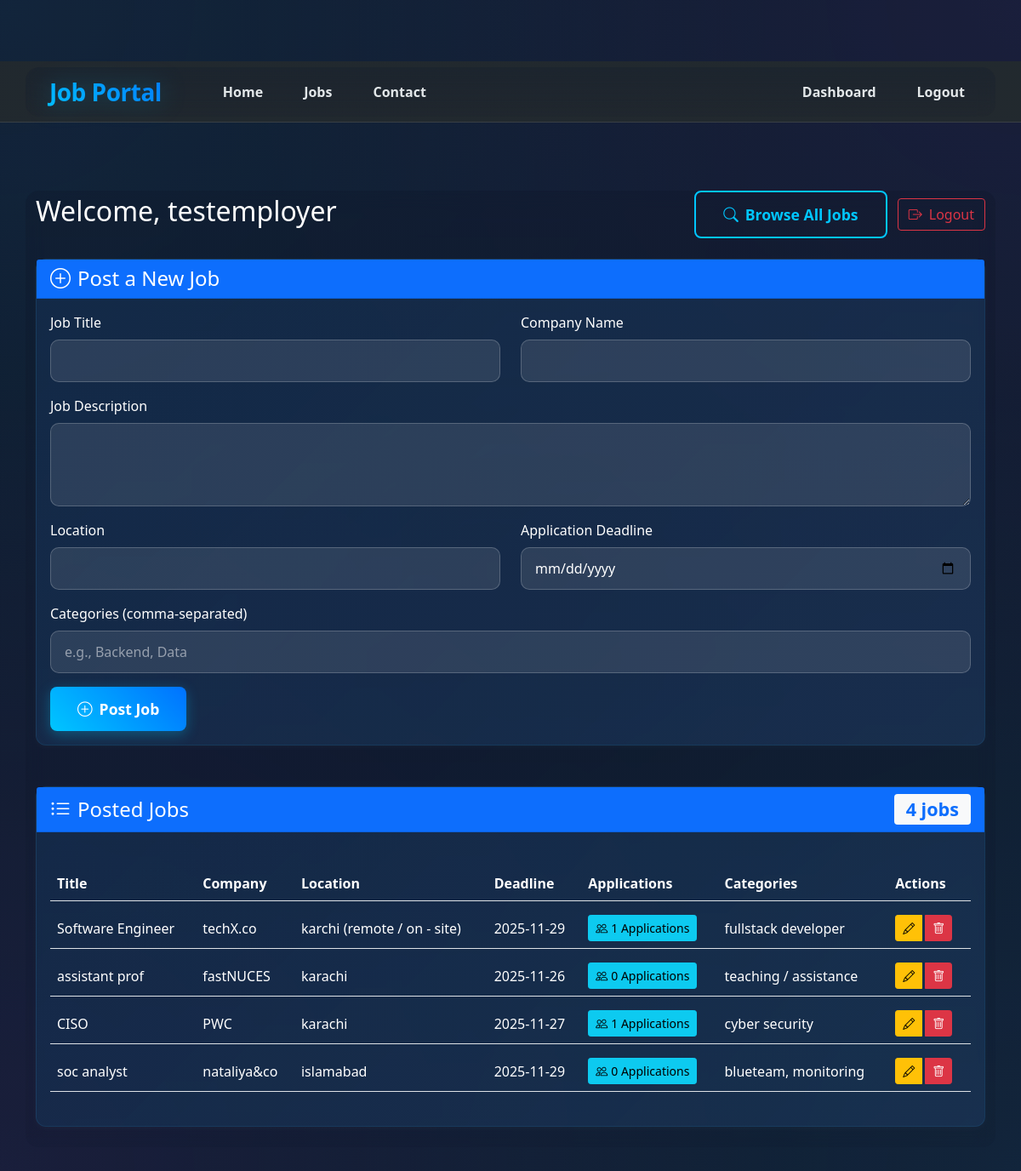
/dashboard (signed in), run on the app's committed database.
### app.py (models this page shows)
class User(db.Model):
    __tablename__ = 'users'  # Explicitly naming the table
    id = db.Column(db.Integer, primary_key=True)
    user_type = db.Column(db.String(20), nullable=False)
    name = db.Column(db.String(100), nullable=False)
    email = db.Column(db.String(120), unique=True, nullable=False)
    password = db.Column(db.String(200), nullable=False)
    created_at = db.Column(db.DateTime, default=datetime.utcnow)
    is_admin = db.Column(db.Boolean, default=False)  # New admin flag
    jobs = db.relationship('Job', backref='employer', lazy=True)
    applications = db.relationship('Application', backref='job_seeker', lazy=True)

class Job(db.Model):
    __tablename__ = 'jobs'  # Explicitly naming the table
    id = db.Column(db.Integer, primary_key=True)
    title = db.Column(db.String(100), nullable=False)
    company = db.Column(db.String(100), nullable=False)
    description = db.Column(db.Text, nullable=False)
    location = db.Column(db.String(100), nullable=False)
    deadline = db.Column(db.Date, nullable=False)
    employer_id = db.Column(db.Integer, db.ForeignKey('users.id'), nullable=False)
    created_at = db.Column(db.DateTime, default=datetime.utcnow)
    applications = db.relationship('Application', backref='job', lazy=True)

### app.py (the view, shortened to what this page needs)
@app.route('/dashboard')
def dashboard():
    if 'user_id' not in session:
        flash('Please login first', 'warning')
        return redirect(url_for('auth'))
    user_id = session['user_id']
    user = get_user_by_id(user_id)
    if not user:
        session.clear()
        flash('User not found', 'danger')
        return redirect(url_for('auth'))
    if user.user_type == 'employer':
        try:
            jobs = list(get_employer_jobs(user_id))
            for j in jobs:
                try:
                    j.categories = get_job_categories_str(j.id)
                except Exception:
                    j.categories = ''
            return render_template('dashboard.html', jobs=jobs)
        except Exception as e:
            print(f"Error fetching employer jobs: {str(e)}")
            flash('Error loading dashboard', 'danger')
            return redirect(url_for('index'))

### app.py (called while the page is built)
@app.after_request
def after_request(response):
    try:
        db.session.commit()
    except Exception as e:
        db.session.rollback()
        print(f"Error committing changes: {str(e)}")
    return response

def get_job_categories_str(job_id: int) -> str:
    try:
        row = db.session.execute(
            text(
                "SELECT GROUP_CONCAT(c.name, ', ') AS categories "
                "FROM job_categories jc JOIN categories c ON c.id = jc.category_id "
                "WHERE jc.job_id = :job_id"
            ),
            {"job_id": job_id}
        ).fetchone()
        return row[0] if row and row[0] else ''
    except Exception as e:
        print(f"Error fetching categories for job {job_id}: {str(e)}")
        return ''

def get_user_by_id(user_id):
    try:
        return User.query.get(user_id)
    except Exception as e:
        print(f"Error getting user by id: {str(e)}")
        return None

def get_employer_jobs(employer_id):
    return Job.query.filter_by(employer_id=employer_id).all()

### templates/dashboard.html (shortened to what this page needs)
{% extends "base.html" %}
{% block content %}
<div class="container mt-5">
    <div class="row">
        <div class="col-md-12">
            <div class="d-flex justify-content-between align-items-center mb-4">
                <h2 class="text-white">Welcome, {{ session.get('name') }}</h2>
                <div>
                    <a href="{{ url_for('jobs') }}" class="btn btn-outline-primary me-2">
                        <i class="bi bi-search me-2"></i>Browse All Jobs
                    </a>
                    <a href="{{ url_for('logout') }}" class="btn btn-outline-danger">
                        <i class="bi bi-box-arrow-right me-2"></i>Logout
                    </a>
                </div>
            </div>
        </div>
    </div>
    {% if session.get('user_type') == 'employer' %}
    <div class="row">
        <div class="col-md-12 mb-4">
            <div class="card">
                <div class="card-header bg-primary text-white">
                    <h4 class="mb-0"><i class="bi bi-plus-circle me-2"></i>Post a New Job</h4>
                </div>
                <div class="card-body text-white">
                    <form action="{{ url_for('add_job') }}" method="POST">
                        <div class="row">
                            <div class="col-md-6 mb-3">
                                <label for="title" class="form-label text-white">Job Title</label>
                                <input type="text" class="form-control" id="title" name="title" required>
                            </div>
                            <div class="col-md-6 mb-3">
                                <label for="company" class="form-label text-white">Company Name</label>
                                <input type="text" class="form-control" id="company" name="company" required>
                            </div>
                        </div>
                        <div class="mb-3">
                            <label for="description" class="form-label text-white">Job Description</label>
                            <textarea class="form-control" id="description" name="description" rows="3" required></textarea>
                        </div>
                        <div class="row">
                            <div class="col-md-6 mb-3">
                                <label for="location" class="form-label text-white">Location</label>
                                <input type="text" class="form-control" id="location" name="location" required>
                            </div>
                            <div class="col-md-6 mb-3">
                                <label for="deadline" class="form-label text-white">Application Deadline</label>
                                <input type="date" class="form-control" id="deadline" name="deadline" required>
                            </div>
                        </div>
                        <div class="mb-3">
                            <label for="categories" class="form-label text-white">Categories (comma-separated)</label>
                            <input type="text" class="form-control" id="categories" name="categories" placeholder="e.g., Backend, Data">
                        </div>
                        <button type="submit" class="btn btn-primary">
                            <i class="bi bi-plus-circle me-2"></i>Post Job
                        </button>
                    </form>
                </div>
            </div>
        </div>
        <div class="col-md-12">
            <div class="card">
                <div class="card-header bg-primary text-white">
                    <h4 class="mb-0 d-flex justify-content-between align-items-center">
                        <span><i class="bi bi-list-ul me-2"></i>Posted Jobs</span>
                        <span class="badge bg-light text-primary">{{ jobs|length }} jobs</span>
                    </h4>
                </div>
                <div class="card-body">
                    {% if jobs %}
                    <div class="table-responsive">
                        <table class="table table-hover">
                            <thead>
                                <tr>
                                    <th class="text-white">Title</th>
                                    <th class="text-white">Company</th>
                                    <th class="text-white">Location</th>
                                    <th class="text-white">Deadline</th>
                                    <th class="text-white">Applications</th>
                                    <th class="text-white">Categories</th>
                                    <th class="text-white">Actions</th>
                                </tr>
                            </thead>
                            <tbody>
                                {% for job in jobs %}
                                <tr>
                                    <td class="text-white">{{ job.title }}</td>
                                    <td class="text-white">{{ job.company }}</td>
                                    <td class="text-white">{{ job.location }}</td>
                                    <td class="text-white">{{ job.deadline.strftime('%Y-%m-%d') }}</td>
                                    <td>
                                        <a href="{{ url_for('view_applications', job_id=job.id) }}" class="btn btn-sm btn-info">
                                            <i class="bi bi-people me-1"></i>{{ job.applications|length }} Applications
                                        </a>
                                    </td>
                                    <td class="text-white">
                                        {% if job.categories %}
                                            {{ job.categories }}
                                        {% else %}
                                            -
                                        {% endif %}
                                    </td>
                                    <td>
                                        <div class="btn-group">
                                            <button onclick="openEditWindow('{{ job.id }}')" class="btn btn-sm btn-warning">
                                                <i class="bi bi-pencil"></i>
                                            </button>
                                            <a href="{{ url_for('delete_job', job_id=job.id) }}" class="btn btn-sm btn-danger" onclick="return confirm('Are you sure you want to delete this job?')">
                                                <i class="bi bi-trash"></i>
                                            </a>
                                        </div>
                                    </td>
                                </tr>
                                {% endfor %}
                            </tbody>
                        </table>
                    </div>
                    {% else %}
                    <div class="text-center py-4 text-white">
                        <i class="bi bi-clipboard-x display-4"></i>
                        <p class="lead mt-3">No jobs posted yet</p>
                        <p>Your posted jobs will appear here</p>
                    </div>
                    {% endif %}
                </div>
            </div>
        </div>
    </div>
    {% endif %}
</div>
{% endblock %}

### templates/base.html (shortened to what this page needs)
<!DOCTYPE html>
<html lang="en">
<head>
    <link href="https://cdn.jsdelivr.net/npm/bootstrap@5.1.3/dist/css/bootstrap.min.css" rel="stylesheet">
    <link rel="stylesheet" href="https://cdn.jsdelivr.net/npm/bootstrap-icons@1.7.2/font/bootstrap-icons.css">
    <link rel="stylesheet" href="https://cdnjs.cloudflare.com/ajax/libs/font-awesome/6.0.0/css/all.min.css">
</head>
<body>
    <nav class="navbar navbar-expand-lg navbar-dark bg-dark">
        <div class="container">
            <a class="navbar-brand" href="{{ url_for('index') }}">Job Portal</a>
            <div class="collapse navbar-collapse" id="navbarNav">
                <ul class="navbar-nav me-auto">
                    <li class="nav-item">
                        <a class="nav-link" href="{{ url_for('index') }}">Home</a>
                    </li>
                    <li class="nav-item">
                        <a class="nav-link" href="{{ url_for('jobs') }}">Jobs</a>
                    </li>
                    <li class="nav-item">
                        <a class="nav-link" href="{{ url_for('contact') }}">Contact</a>
                    </li>
                </ul>
                <ul class="navbar-nav">
                    {% if session.get('user_id') %}
                        <li class="nav-item">
                            <a class="nav-link" href="{{ url_for('dashboard') }}">Dashboard</a>
                        </li>
                        <li class="nav-item">
                            <a class="nav-link" href="{{ url_for('logout') }}">Logout</a>
                        </li>
                    {% endif %}
                </ul>
            </div>
        </div>
    </nav>
    <div class="page-content">
        {% block content %}{% endblock %}
    </div>
</body>
</html>

### templates/dashboard.html (style rules this page uses)
.card { margin-bottom: 1.5rem; }
.table td, .table th { vertical-align: middle; }
.badge { font-size: 0.9em; }
.btn-group .btn { margin-right: 0.25rem; }

### data on the page
User: get "testemployer"
Job: title "Software Engineer", company "techX.co", location "karchi (remote / on - site)", deadline "2025-11-29", applications|length "1", categories "fullstack developer"
Job: title "assistant prof", company "fastNUCES", location "karachi", deadline "2025-11-26", applications|length "0", categories "teaching / assistance"
Job: title "CISO", company "PWC", location "karachi", deadline "2025-11-27", applications|length "1", categories "cyber security"
Job: title "soc analyst", company "nataliya&co", location "islamabad", deadline "2025-11-29", applications|length "0", categories "blueteam, monitoring"

### other printed values
{{ jobs|length }} "4"
